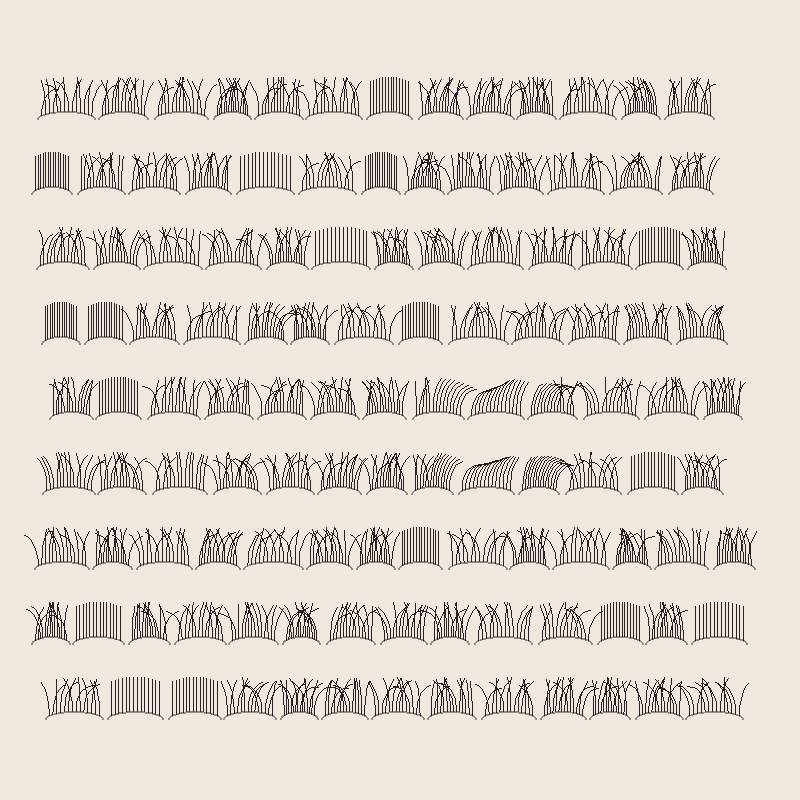

The Python source for this figure:
"""Cilia — one frame of an airway with primary ciliary dyskinesia.

Healthy airway cilia beat in a metachronal wave: each one a little behind
its neighbour, so the field moves mucus like wind moves wheat.
In PCD the wave fails. Most cilia beat out of phase, or not at all.
Here, one small patch agrees by accident.
"""
import math
import random
from PIL import Image, ImageDraw

random.seed(25)
W, H = 800, 800
BG, INK, DIM = (238, 232, 222), (40, 34, 38), (150, 138, 136)

img = Image.new("RGB", (W, H), BG)
d = ImageDraw.Draw(img)

ROWS, LEN, SEG = 9, 34, 8
PATCH = (430, 560, 4, 5)  # x0, x1, row0, row1: where neighbours happen to agree


def cilium(x, y, phase, amp):
    """Curved stroke: bend grows toward the tip, like a real cilium mid-stroke."""
    pts = [(x, y)]
    ang = -math.pi / 2
    for i in range(SEG):
        ang += amp * math.sin(phase) * (i + 1) / SEG * 0.35
        x += math.cos(ang) * LEN / SEG
        y += math.sin(ang) * LEN / SEG
        pts.append((x, y))
    return pts


for r in range(ROWS):
    base_y = 117 + r * 75
    x = 30 + random.uniform(0, 20)
    while True:
        cell_w = random.uniform(38, 60)
        if x + cell_w > W - 30:
            break
        # cell surface: a shallow arc the tuft stands on
        d.arc([x, base_y - 6, x + cell_w, base_y + 10], 180, 360, fill=DIM, width=2)
        cell_stiff = random.random() < 0.18  # whole cell immotile
        for j in range(14):
            cx = x + 4 + j * (cell_w - 8) / 13
            cy = base_y - 2 - 4 * math.sin(math.pi * j / 13)
            in_patch = PATCH[0] < cx < PATCH[1] and PATCH[2] <= r <= PATCH[3]
            if in_patch:
                phase, amp = math.pi / 2, 0.35 + 0.65 * (1 + math.sin(cx * 0.07)) / 2
            elif cell_stiff:
                phase, amp = 0.0, 0.0
            else:
                phase, amp = random.uniform(0, 2 * math.pi), random.uniform(0.2, 1.0)
            d.line(cilium(cx, cy, phase, amp), fill=INK, width=1)
        x += cell_w + random.uniform(2, 6)

img.save(__file__.replace(".py", ".jpg"), quality=70)
